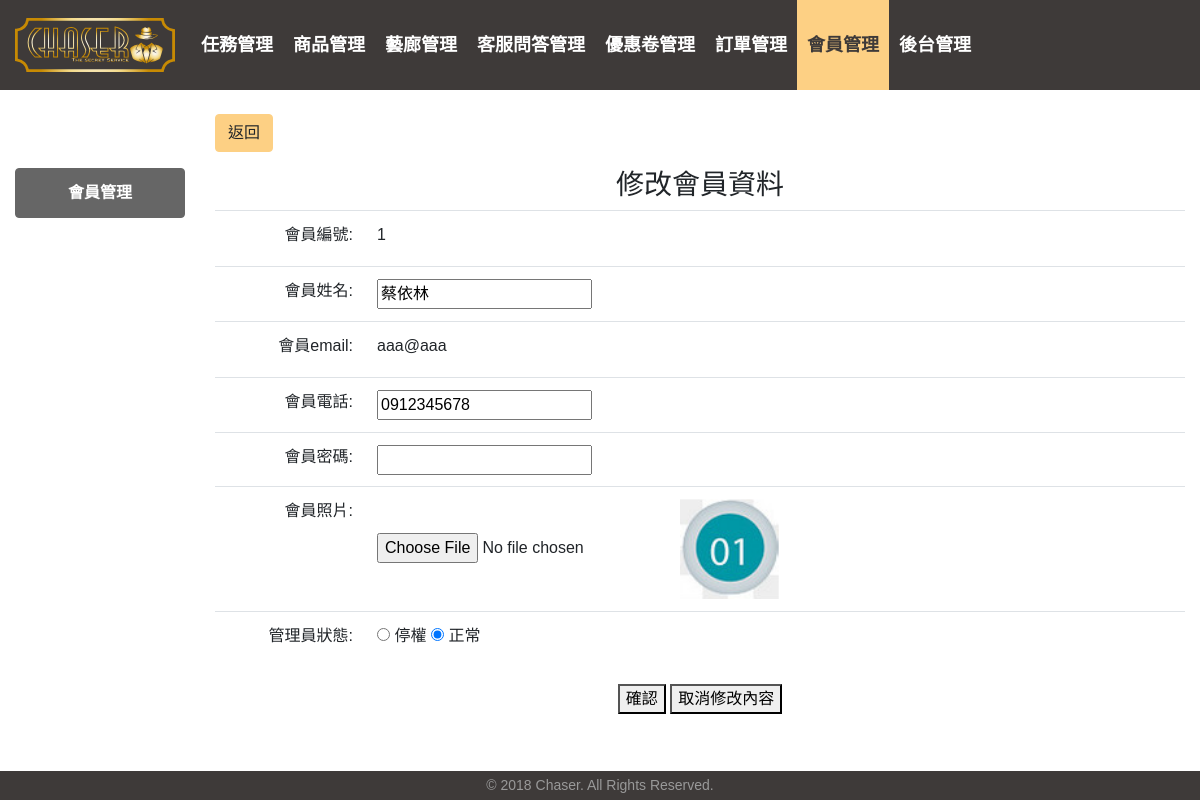
The app's page /member_update.php?id=1 (signed in) with its own data.
### tables this page shows
CREATE TABLE `member` (
  `mem_id` int(11) UNSIGNED NOT NULL,
  `mem_name` varchar(100) DEFAULT NULL,
  `mem_email` varchar(255) DEFAULT NULL,
  `mem_phone` varchar(50) DEFAULT NULL,
  `mem_password` varchar(50) DEFAULT NULL,
  `mem_image` varchar(255) DEFAULT NULL,
  `status` enum('Y','N') DEFAULT NULL,
  `create_at` datetime DEFAULT CURRENT_TIMESTAMP
);

### member_update.php (the view, shortened to what this page needs)
<?php
try {
    require_once "connect.php";
    $sqlMember = "SELECT * FROM member where mem_id=:mem_id";
    $pdostmMember = $pdo->prepare($sqlMember);
    $pdostmMember->bindValue(":mem_id", $_GET["id"]);
    $pdostmMember->execute();
    $responses = $pdostmMember->fetch();
} catch (PDOException $e) {
    echo "錯誤原因:", $e->getMessage(), "<hr>";
    echo "錯誤行號:", $e->getLine(), "<hr>";
}
?>
<!DOCTYPE html>
<html lang="zh-tw">
<head>
    <link rel="stylesheet" href="css\bootstrap-scss\bootstrap.css" />
    <link rel="stylesheet" href="https://use.fontawesome.com/releases/v5.6.3/css/all.css">
    <link rel="stylesheet" href="css/backstage/backstage_common.css">
</head>
<body>
    <?php include_once 'backstage_navbar.php';?>
    <div class="container-fluid mb-3">
    <div class="row">
        <div class="col-2"></div>
        <div class="col-10">
            <a href="member_backstage.php" class="btn btn-warning">返回</a>
        </div>
    </div>
    </div>
    <div class="container-fluid pb-5">
        <div class="row">
            <div class="col-2">
                <ul class="list-group text-center">
                    <a href="#"><li class="list-group-item active">會員管理</li></a>
                </ul>
            </div>
            <div class="col-10">
            <h3>修改會員資料</h3>
                <form method="post" enctype="multipart/form-data">
                    <table width="300" class="table">
                        <tr>
                            <td>會員編號:</td>
                            <td><label><?php echo $responses['mem_id']; ?></label></td>
                        <tr>
                        <tr>
                            <td>會員姓名:</td>
                            <td><input type="text" name="mem_name" required value="<?php echo $responses['mem_name'] ?>"/></td>
                            <td>會員email:</td>
                            <td><label><?php echo $responses['mem_email'];?></label></td>
                            <td>會員電話:</td>
                            <td><input type="text" name="mem_phone" value="<?php echo $responses['mem_phone'] ?>"/></td>
                            <td>會員密碼:</td>
                            <td><input type="password" name="mem_password" required value=""/></td>
                            <td>會員照片:</td>
                            <td><input type="file" name="mem_image"/><img src="images/mem_images/<?php echo $responses['mem_image']; ?>" alt=""></td>
                            <td>管理員狀態:</td>
                            <td>
                                <label><input type="radio" name="status" value="N" <?php if ($responses['status'] == 'N') {echo 'checked';}?>/> 停權</label>
                                <label><input type="radio" name="status" value="Y" <?php if ($responses['status'] == 'Y') {echo 'checked';}?>/> 正常</label>
                            </td>
                        </tr>
                    </table>
                    <div class="form-btn">
                    <button type="submit">確認</button>
                    <button type="reset">取消修改內容</button>
                    </div>
                </form>
            </div>
        </div>
    </div>
    <footer class="footer">© 2018 Chaser. All Rights Reserved.</footer>
</body>
</html>

### css/backstage/backstage_common.css (style rules this page uses)
html { height: 100%; }
body { font-family: Arial, 'LiHei Pro', 微軟正黑體, "Microsoft JhengHei", sans-serif; position: relative; min-height: 100%; }
.list-group-item { border: 1px solid #3E3A39; color: #3E3A39; font-weight: 700; }
.list-group-item.active { background-color: #666; border-color: #666; color: #fff; }
footer { position: absolute; bottom: 0; left: 0; right: 0; text-align: center; padding: 4px 0; background-color: #3E3A39; color: #999; font-size: 14px; }

### member_update.php (style rules this page uses)
.table { counter-reset: num; }
table img { width:100px; height:100px; object-fit:cover; }
h3, .form-btn { text-align: center; display: block; }
table tr td:first-child { text-align: right; width:150px; }

### records on screen
member: mem_id "1", mem_name "蔡依林", mem_email "aaa@aaa", mem_phone "0912345678", mem_image (picture), status "☐ 停權", status "☑ 正常"
